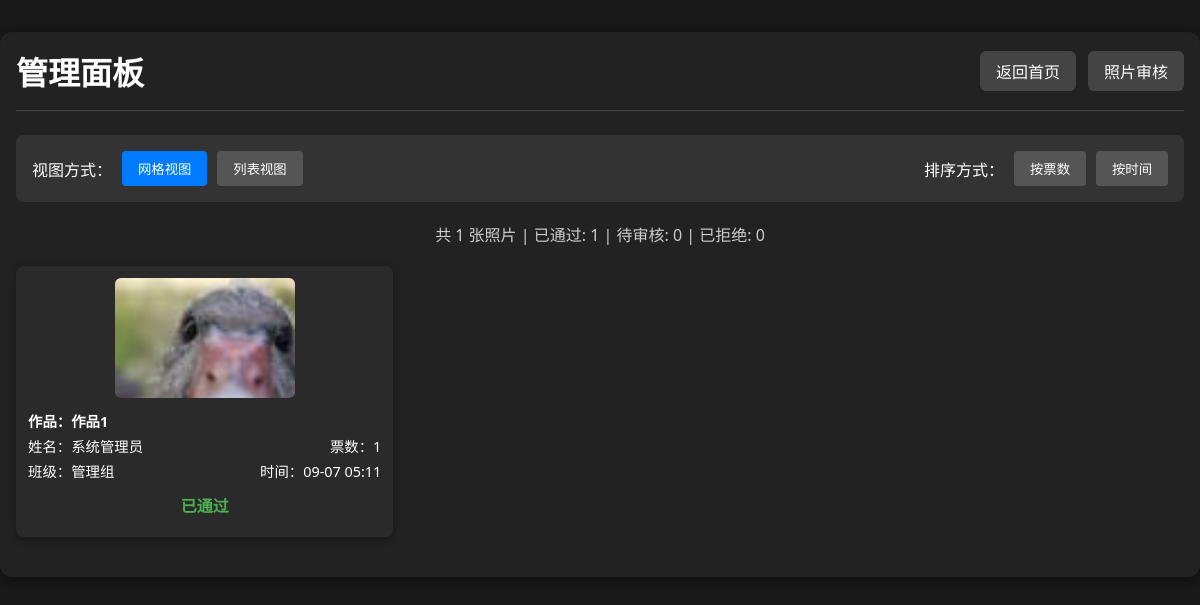
The page /admin (signed in) on the database its author committed.
### app.py (models this page shows)
class Photo(db.Model):
    id = db.Column(db.Integer, primary_key=True)
    url = db.Column(db.String(128))
    thumb_url = db.Column(db.String(128))
    title = db.Column(db.String(100), nullable=True)  # 作品名称
    class_name = db.Column(db.String(32))
    student_name = db.Column(db.String(32))
    vote_count = db.Column(db.Integer, default=0)
    user_id = db.Column(db.Integer, db.ForeignKey('user.id'), nullable=False)
    status = db.Column(db.Integer, default=0)  # 0=待审核, 1=已通过, 2=已拒绝
    created_at = db.Column(db.DateTime, default=db.func.current_timestamp())
    votes = db.relationship('Vote', backref='photo', lazy=True)

### app.py (the view)
@app.route('/admin')
@admin_required
def admin():
    all_photos = Photo.query.order_by(Photo.vote_count.desc()).all()
    return render_template('admin.html', all_photos=all_photos)

### app.py (called while the page is built)
def admin_required(f):
    @wraps(f)
    def decorated_function(*args, **kwargs):
        if 'user_id' not in session:
            return redirect(url_for('login'))
        user = User.query.get(session['user_id'])
        if not user or user.role < 2:
            flash('需要管理员权限')
            return redirect(url_for('index'))
        return f(*args, **kwargs)
    return decorated_function

### templates/admin.html (shortened to what this page needs)
<!DOCTYPE html>
<html lang="zh-cn">
<head>
</head>
<body>
    <div class="container">
        <div class="header">
            <h1 class="title">管理面板</h1>
            <div class="nav-links">
                <a href="{{ url_for('index') }}" class="nav-btn">返回首页</a>
                <a href="{{ url_for('admin_review') }}" class="nav-btn">照片审核</a>
            </div>
        </div>
        <div class="controls">
            <div class="view-controls">
                <span>视图方式：</span>
                <button class="btn active" onclick="switchView('grid')">网格视图</button>
                <button class="btn" onclick="switchView('list')">列表视图</button>
            </div>
            <div class="sort-controls">
                <span>排序方式：</span>
                <button class="btn active" onclick="sortPhotos('votes')">按票数</button>
                <button class="btn" onclick="sortPhotos('time')">按时间</button>
            </div>
        </div>
        <div class="stats">
            共 {{ all_photos|length }} 张照片 |
            已通过: {{ all_photos|selectattr("status", "equalto", 1)|list|length }} |
            待审核: {{ all_photos|selectattr("status", "equalto", 0)|list|length }} |
            已拒绝: {{ all_photos|selectattr("status", "equalto", 2)|list|length }}
        </div>
        <div id="grid-view" class="photo-grid">
            {% for photo in all_photos %}
            <div class="photo-item" data-votes="{{ photo.vote_count }}" data-time="{{ photo.created_at.timestamp() if photo.created_at else 0 }}">
                <img src="{{ photo.thumb_url }}" alt="参赛照片" onclick="showModal('{{ photo.url }}')">
                <div class="photo-info">
                    {% if photo.title %}
                    <div class="photo-info-row">
                        <span style="font-weight: bold; color: #fff;">作品：{{ photo.title }}</span>
                    </div>
                    {% endif %}
                    <div class="photo-info-row">
                        <span>姓名：{{ photo.student_name }}</span>
                        <span>票数：{{ photo.vote_count }}</span>
                    </div>
                    <div class="photo-info-row">
                        <span>班级：{{ photo.class_name }}</span>
                        <span>时间：{{ photo.created_at.strftime('%m-%d %H:%M') if photo.created_at else '' }}</span>
                    </div>
                </div>
                <div class="photo-status">
                    {% if photo.status == 0 %}
                        <span class="status-pending">待审核</span>
                    {% elif photo.status == 1 %}
                        <span class="status-approved">已通过</span>
                    {% else %}
                        <span class="status-rejected">已拒绝</span>
                    {% endif %}
                </div>
            </div>
            {% endfor %}
        </div>
    </div>
</body>
</html>

### templates/admin.html (style rules this page uses)
body { background: #181818; color: #fff; font-family: 'Segoe UI', Arial, sans-serif; margin: 0; padding: 0; }
.container { max-width: 1200px; margin: 32px auto; padding: 16px; background: #222; border-radius: 12px; box-shadow: 0 2px 8px #0006; }
.header { display: flex; justify-content: space-between; align-items: center; margin-bottom: 24px; padding-bottom: 16px; border-bottom: 1px solid #444; }
.title { font-size: 2rem; margin: 0; }
.nav-links { display: flex; gap: 12px; }
.nav-btn { padding: 8px 16px; background: #444; color: #fff; text-decoration: none; border-radius: 6px; transition: background 0.2s; }
.controls { display: flex; justify-content: space-between; align-items: center; margin-bottom: 20px; padding: 16px; background: #333; border-radius: 8px; }
.view-controls { display: flex; gap: 10px; align-items: center; }
.sort-controls { display: flex; gap: 10px; align-items: center; }
.btn { padding: 8px 16px; border: none; border-radius: 4px; cursor: pointer; background: #555; color: white; transition: background 0.2s; }
.btn:hover, .btn.active { background: #777; }
.btn.active { background: #007bff; }
.stats { text-align: center; margin-bottom: 20px; color: #ccc; }
.photo-grid { display: grid; grid-template-columns: repeat(auto-fill, minmax(300px, 1fr)); gap: 18px; margin-bottom: 24px; }
.photo-item { background: #2a2a2a; border-radius: 8px; padding: 12px; box-shadow: 0 2px 8px rgba(0,0,0,0.3); display: flex; flex-direction: column; align-items: center; transition: transform 0.2s; }
.photo-item img { width: 100%; max-width: 180px; max-height: 120px; border-radius: 6px; cursor: pointer; margin-bottom: 12px; object-fit: cover; }
.photo-info { width: 100%; margin-bottom: 8px; }
.photo-info-row { display: flex; justify-content: space-between; margin-bottom: 4px; font-size: 0.9rem; }
.photo-status { width: 100%; text-align: center; margin-bottom: 8px; }
.status-approved { color: #4caf50; font-weight: bold; }

### rows shown on the page
Photo: thumb_url (picture), title "作品1", student_name "系统管理员", vote_count "1", class_name "管理组", created_at "09-07 05:11", status "已通过"

### other values the page prints
{{ all_photos|length }} "1"
{{ all_photos|selectattr("status", "equalto", 1)|list|length }} "1"
{{ all_photos|selectattr("status", "equalto", 0)|list|length }} "0"
{{ all_photos|selectattr("status", "equalto", 2)|list|length }} "0"
